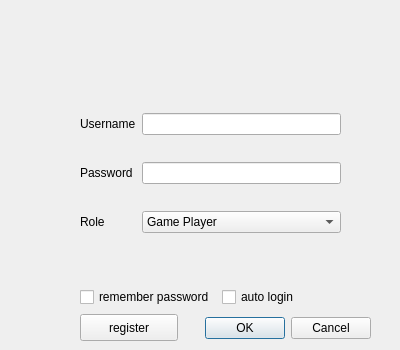
<?xml version="1.0" encoding="UTF-8"?>
<ui version="4.0">
 <class>JDlgLogin</class>
 <widget class="QDialog" name="JDlgLogin">
  <property name="geometry">
   <rect>
    <x>0</x>
    <y>0</y>
    <width>400</width>
    <height>350</height>
   </rect>
  </property>
  <property name="minimumSize">
   <size>
    <width>400</width>
    <height>350</height>
   </size>
  </property>
  <property name="maximumSize">
   <size>
    <width>400</width>
    <height>350</height>
   </size>
  </property>
  <property name="windowTitle">
   <string>Login Dialog</string>
  </property>
  <widget class="QDialogButtonBox" name="buttonBox">
   <property name="geometry">
    <rect>
     <x>30</x>
     <y>312</y>
     <width>341</width>
     <height>32</height>
    </rect>
   </property>
   <property name="orientation">
    <enum>Qt::Horizontal</enum>
   </property>
   <property name="standardButtons">
    <set>QDialogButtonBox::Cancel|QDialogButtonBox::Ok</set>
   </property>
  </widget>
  <widget class="QWidget" name="gridLayoutWidget">
   <property name="geometry">
    <rect>
     <x>80</x>
     <y>92</y>
     <width>261</width>
     <height>164</height>
    </rect>
   </property>
   <layout class="QGridLayout" name="gridLayout">
    <item row="0" column="0">
     <widget class="QLabel" name="lab_username">
      <property name="text">
       <string>Username</string>
      </property>
     </widget>
    </item>
    <item row="0" column="1">
     <widget class="QLineEdit" name="edt_username"/>
    </item>
    <item row="1" column="0">
     <widget class="QLabel" name="lab_passwd">
      <property name="text">
       <string>Password</string>
      </property>
     </widget>
    </item>
    <item row="1" column="1">
     <widget class="QLineEdit" name="edt_passwd">
      <property name="echoMode">
       <enum>QLineEdit::Password</enum>
      </property>
     </widget>
    </item>
    <item row="2" column="0">
     <widget class="QLabel" name="lab_role">
      <property name="text">
       <string>Role</string>
      </property>
     </widget>
    </item>
    <item row="2" column="1">
     <widget class="QComboBox" name="cb_role">
      <item>
       <property name="text">
        <string>Game Player</string>
       </property>
      </item>
      <item>
       <property name="text">
        <string>Game Designer</string>
       </property>
      </item>
      <item>
       <property name="text">
        <string>Game Server Runner</string>
       </property>
      </item>
      <item>
       <property name="text">
        <string>Admin</string>
       </property>
      </item>
      <item>
       <property name="text">
        <string>Root</string>
       </property>
      </item>
     </widget>
    </item>
   </layout>
  </widget>
  <widget class="QLabel" name="lab_message">
   <property name="geometry">
    <rect>
     <x>80</x>
     <y>262</y>
     <width>261</width>
     <height>21</height>
    </rect>
   </property>
   <property name="text">
    <string/>
   </property>
  </widget>
  <widget class="QWidget" name="horizontalLayoutWidget">
   <property name="geometry">
    <rect>
     <x>80</x>
     <y>282</y>
     <width>277</width>
     <height>31</height>
    </rect>
   </property>
   <layout class="QHBoxLayout" name="horizontalLayout">
    <item>
     <widget class="QCheckBox" name="chb_rememberpassword">
      <property name="text">
       <string>remember password</string>
      </property>
     </widget>
    </item>
    <item>
     <widget class="QCheckBox" name="chb_autologin">
      <property name="text">
       <string>auto login</string>
      </property>
     </widget>
    </item>
   </layout>
  </widget>
  <widget class="QLabel" name="label">
   <property name="geometry">
    <rect>
     <x>40</x>
     <y>10</y>
     <width>331</width>
     <height>81</height>
    </rect>
   </property>
   <property name="text">
    <string/>
   </property>
   <property name="pixmap">
    <pixmap resource="../../sources.qrc">:/res/DGP1.png</pixmap>
   </property>
   <property name="scaledContents">
    <bool>true</bool>
   </property>
   <property name="wordWrap">
    <bool>true</bool>
   </property>
  </widget>
  <widget class="QPushButton" name="btn_register">
   <property name="geometry">
    <rect>
     <x>80</x>
     <y>314</y>
     <width>98</width>
     <height>27</height>
    </rect>
   </property>
   <property name="text">
    <string>register</string>
   </property>
  </widget>
 </widget>
 <resources>
  <include location="../../sources.qrc"/>
 </resources>
 <connections>
  <connection>
   <sender>buttonBox</sender>
   <signal>accepted()</signal>
   <receiver>JDlgLogin</receiver>
   <slot>accept()</slot>
   <hints>
    <hint type="sourcelabel">
     <x>248</x>
     <y>254</y>
    </hint>
    <hint type="destinationlabel">
     <x>157</x>
     <y>274</y>
    </hint>
   </hints>
  </connection>
  <connection>
   <sender>buttonBox</sender>
   <signal>rejected()</signal>
   <receiver>JDlgLogin</receiver>
   <slot>reject()</slot>
   <hints>
    <hint type="sourcelabel">
     <x>316</x>
     <y>260</y>
    </hint>
    <hint type="destinationlabel">
     <x>286</x>
     <y>274</y>
    </hint>
   </hints>
  </connection>
 </connections>
</ui>
